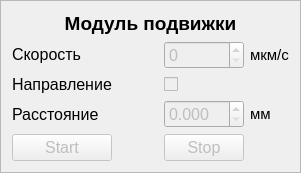
         <widget class="QFrame" name="module_move_frame">
          <property name="font">
           <font>
            <pointsize>12</pointsize>
           </font>
          </property>
          <property name="frameShape">
           <enum>QFrame::Shape::StyledPanel</enum>
          </property>
          <property name="frameShadow">
           <enum>QFrame::Shadow::Raised</enum>
          </property>
          <layout class="QGridLayout" name="gridLayout_3">
           <item row="2" column="2">
            <widget class="QCheckBox" name="toggle_direct">
             <property name="enabled">
              <bool>false</bool>
             </property>
             <property name="text">
              <string/>
             </property>
            </widget>
           </item>
           <item row="1" column="1">
            <spacer name="horizontalSpacer">
             <property name="orientation">
              <enum>Qt::Orientation::Horizontal</enum>
             </property>
             <property name="sizeType">
              <enum>QSizePolicy::Policy::Expanding</enum>
             </property>
             <property name="sizeHint" stdset="0">
              <size>
               <width>40</width>
               <height>20</height>
              </size>
             </property>
            </spacer>
           </item>
           <item row="3" column="3">
            <widget class="QLabel" name="label_units_distance">
             <property name="font">
              <font>
               <pointsize>11</pointsize>
              </font>
             </property>
             <property name="text">
              <string>мм</string>
             </property>
            </widget>
           </item>
           <item row="3" column="0">
            <widget class="QLabel" name="distance_mm">
             <property name="font">
              <font>
               <pointsize>12</pointsize>
              </font>
             </property>
             <property name="text">
              <string>Расстояние</string>
             </property>
            </widget>
           </item>
           <item row="3" column="2">
            <widget class="QDoubleSpinBox" name="dsbox_distance">
             <property name="enabled">
              <bool>false</bool>
             </property>
             <property name="font">
              <font>
               <pointsize>12</pointsize>
              </font>
             </property>
             <property name="decimals">
              <number>3</number>
             </property>
            </widget>
           </item>
           <item row="1" column="3" colspan="2">
            <widget class="QLabel" name="label_units_speed">
             <property name="sizePolicy">
              <sizepolicy hsizetype="Fixed" vsizetype="Fixed">
               <horstretch>0</horstretch>
               <verstretch>0</verstretch>
              </sizepolicy>
             </property>
             <property name="font">
              <font>
               <pointsize>11</pointsize>
              </font>
             </property>
             <property name="text">
              <string>мкм/c</string>
             </property>
            </widget>
           </item>
           <item row="1" column="0">
            <widget class="QLabel" name="label_speed">
             <property name="sizePolicy">
              <sizepolicy hsizetype="Fixed" vsizetype="Fixed">
               <horstretch>0</horstretch>
               <verstretch>0</verstretch>
              </sizepolicy>
             </property>
             <property name="font">
              <font>
               <pointsize>12</pointsize>
              </font>
             </property>
             <property name="text">
              <string>Скорость</string>
             </property>
            </widget>
           </item>
           <item row="1" column="2">
            <widget class="QSpinBox" name="sbox_speed">
             <property name="enabled">
              <bool>false</bool>
             </property>
             <property name="font">
              <font>
               <pointsize>12</pointsize>
              </font>
             </property>
            </widget>
           </item>
           <item row="0" column="0" colspan="5">
            <widget class="QLabel" name="label_module_move">
             <property name="font">
              <font>
               <pointsize>14</pointsize>
               <bold>true</bold>
              </font>
             </property>
             <property name="text">
              <string>Модуль подвижки</string>
             </property>
             <property name="alignment">
              <set>Qt::AlignmentFlag::AlignHCenter|Qt::AlignmentFlag::AlignTop</set>
             </property>
            </widget>
           </item>
           <item row="2" column="0">
            <widget class="QLabel" name="direct_mm">
             <property name="font">
              <font>
               <pointsize>12</pointsize>
              </font>
             </property>
             <property name="text">
              <string>Направление</string>
             </property>
            </widget>
           </item>
           <item row="4" column="0">
            <widget class="QPushButton" name="pbutton_start">
             <property name="enabled">
              <bool>false</bool>
             </property>
             <property name="text">
              <string>Start</string>
             </property>
            </widget>
           </item>
           <item row="4" column="2">
            <widget class="QPushButton" name="pbutton_stop">
             <property name="enabled">
              <bool>false</bool>
             </property>
             <property name="text">
              <string>Stop</string>
             </property>
            </widget>
           </item>
          </layout>
         </widget>
